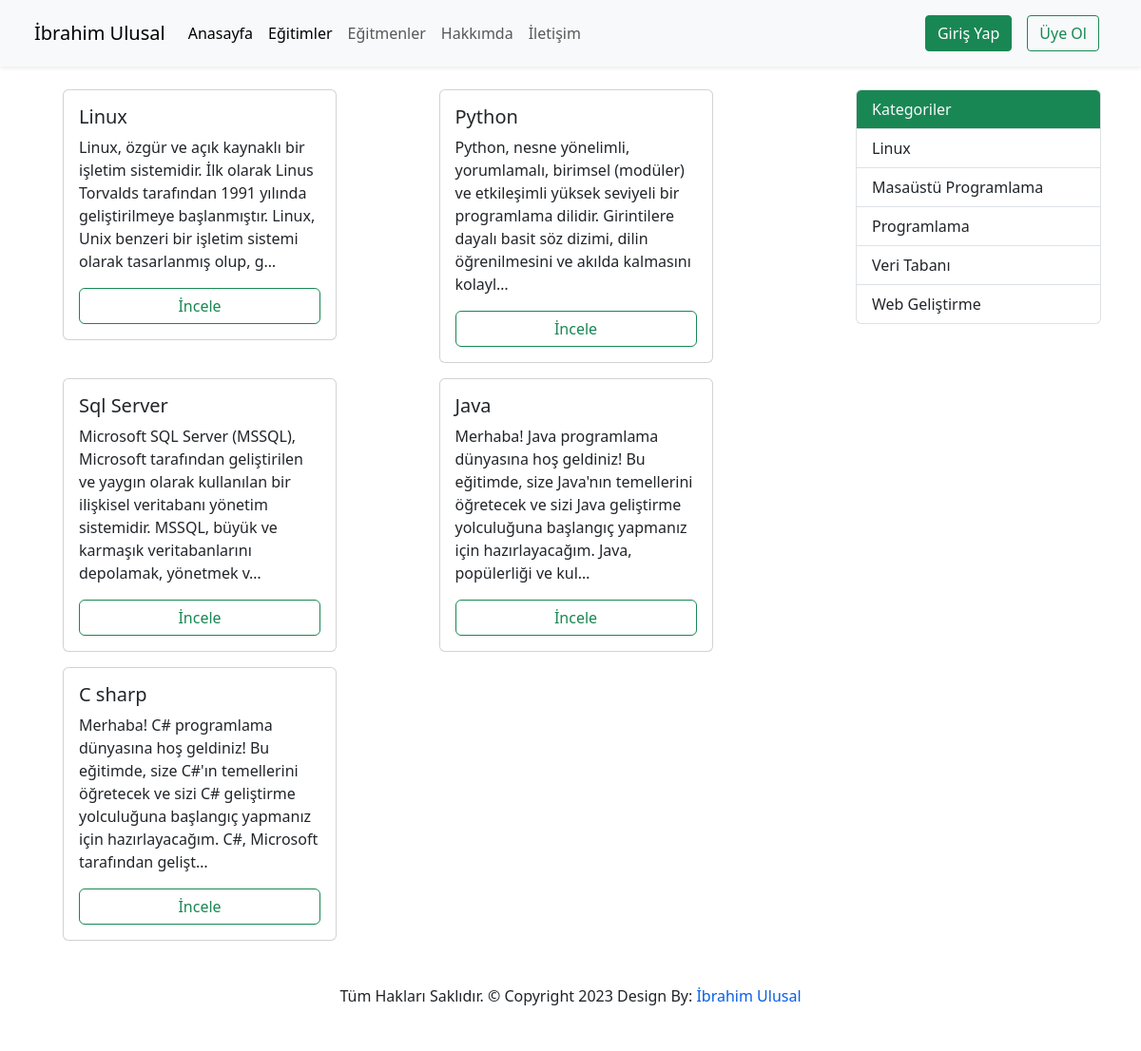
Page /courses/ on the committed database.
### courses/Models/Course.py (models this page shows, shortened)
class Course(models.Model):
    title = models.CharField(max_length=50,help_text="Course Adı ile aynı olsun!")
    name = models.ForeignKey(CourseName,on_delete=models.CASCADE)
    category = models.ManyToManyField(Category,blank=True,null=True)
    teachers = models.ForeignKey(Teacher,on_delete=models.CASCADE,blank=True,null=True)
    students = models.ManyToManyField(User,null=True,blank=True,related_name='courses_joined')
    description = models.TextField()
    image = models.ImageField(upload_to='courses/%Y-%m/%d/',blank=True,null=True)
    isActive = models.BooleanField()
    date = models.DateTimeField(auto_now_add=True)
    slug = models.SlugField(unique=True,editable=False)

### courses/Models/Category.py (models this page shows, shortened)
class Category(models.Model):
    categoryName = models.CharField(max_length=50)
    date = models.DateTimeField(auto_now_add=True)
    slug = models.SlugField(unique=True,editable=False)

### courses/views.py (the view)
# urls.py: path('',course,name='courses'),
def course(request):
    data = Course.objects.all().order_by('-id')
    paginator = Paginator(data,4)
    page_number = request.GET.get("page")
    page_obj = paginator.get_page(page_number)
    return render(request,'courseAppFiles/courses.html',context={
        'courses':data,
        'categories':Category.objects.all().order_by('categoryName'),
        'page_obj':page_obj
    })

### templates/courseAppFiles/courses.html (shortened to what this page needs)
{% extends 'partials/_base.html' %}
{% load static %}
{% block content %}
<div id="overviews" class="section wb">
    <div class="container mt-4">
        <div class="row ms-auto">
            <div class="col-lg-9">
                <div class="row ms-auto">
                    {% for course in courses %}
                    <div class="col-lg-5 col-md-4 mb-3 col-12 me-5">
                        <div class="card" style="width: 18rem;">
                            <div class="card-body">
                              <h5 class="card-title">{{ course.title }}</h5>
                              <p class="card-text">{{ course.description|truncatechars:200 }}</p>
                              <a href="{% url 'course-details' course.slug course.id %}" class="card-link btn btn-outline-success d-block">İncele</a>
                            </div>
                          </div>
                    </div>
                    {% endfor %}
                </div>
            </div>
            <div class="col-lg-3 col-12 right-single">
                <div class="list-group">
                    <li class="list-group-item list-group-item-action bg-success text-light">
                      Kategoriler
                    </li>
                    {% for category in categories %}
                    <a href="{% url 'categories' category.slug %}" class="list-group-item list-group-item-action"> {{ category.categoryName|title }} </a>
                    {% endfor %}
                </div>
            </div>
        </div>
    </div>
</div>
{% endblock %}

### static/css/style.css (style rules this page uses)
* { margin:0; padding:0; }
:root { --main-color : rgb(27,31,36); --text-color : rgb(255,255,255); --primary-color: rgb(7,95,228); --dark-color : rgb(35,43,53); --default-text-color : rgb(0,0,0); --yellow : rgb(245,223,78); }
html { scroll-behavior: smooth; }
body { font-size: 16px; font-family: 'Poppins',sans-serif; font-weight: normal; font-style: normal; color: var(--default-text-color); }

### rows in the picture
Course: title "Linux", description "Linux, özgür ve açık kaynaklı bir işletim sistemidir. İlk olarak Linus Torvalds tarafından 1991 yılında geliştirilmeye başlanmıştır. Linux, Unix benzeri bir işletim sistemi olarak tasarlanmış olup, g…"
Course: title "Python", description "Python, nesne yönelimli, yorumlamalı, birimsel (modüler) ve etkileşimli yüksek seviyeli bir programlama dilidir. Girintilere dayalı basit söz dizimi, dilin öğrenilmesini ve akılda kalmasını kolayl…"
Course: title "Sql Server", description "Microsoft SQL Server (MSSQL), Microsoft tarafından geliştirilen ve yaygın olarak kullanılan bir ilişkisel veritabanı yönetim sistemidir. MSSQL, büyük ve karmaşık veritabanlarını depolamak, yönetmek v…"
Course: title "Java", description "Merhaba! Java programlama dünyasına hoş geldiniz! Bu eğitimde, size Java'nın temellerini öğretecek ve sizi Java geliştirme yolculuğuna başlangıç yapmanız için hazırlayacağım. Java, popülerliği ve kul…"
Course: title "C sharp", description "Merhaba! C# programlama dünyasına hoş geldiniz! Bu eğitimde, size C#'ın temellerini öğretecek ve sizi C# geliştirme yolculuğuna başlangıç yapmanız için hazırlayacağım. C#, Microsoft tarafından gelişt…"
Category: categoryName "Linux"
Category: categoryName "Masaüstü Programlama"
Category: categoryName "Programlama"
Category: categoryName "Veri Tabanı"
Category: categoryName "Web Geliştirme"
